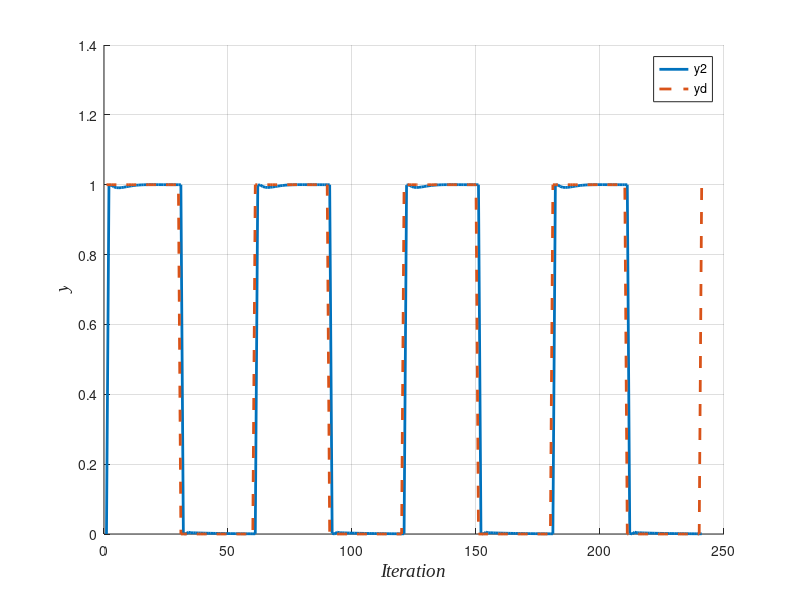

MATLAB code for this plot:
clc;close all;clear all;




a1=0.6;   %  0.3<=a1<=0.9
b1=0.3;   %  0.1<=b1<=0.5 

Kp=-0.05;
Ki=-0.05;
Kd=-0.015;
Kp= [-4.78133072956823];
Ki= [-0.00301713355077937];
Kd= [-0.0762937195375116];
% Kp=-2.187755158849316;
% Ki=10.192119684335022;
% Kd=9.002823918052558;
Kp= -5.1262;
Ki= 0.01301713355077937;
Kd= 1.8332;


Kp=-4.544580771162344;
Ki=-0.471731954092701;
Kd=0.024492725810524;


uu0=zeros(1,30);
uu1=ones(1,30);

yd1=[uu1,uu0 ,uu1,uu0 ,uu1,uu0 ,uu1,uu0];
[~,timemax]=size(yd1);
yd1=[yd1,1];
y1=0;
u1=0;
integral=0;
derivative=0;
previous_error=0;
t=linspace(1,timemax+1,timemax+1);
for k=1:timemax
    
    error(k)=y1(k)-yd1(k);
    integral=integral+error(k);
    derivative = (error(k) - previous_error);
    previous_error = error(k);
    CC(k) = Kp*error(k) + Ki*integral + Kd*derivative;
    
    y1(k+1)=a1*y1(k)+b1*y1(k)^3+0.2*CC(k);
    
%     e2(k)=y1(k)-yd1(k);
%     u1=(   -a1*y1(k)-b1*y1(k)^3+yd1(k+1)-0.9*e2(k)   )*5;
end
    



hold on
grid on
plot(t,y1,'LineWidth',2)
plot(t,yd1,'--','LineWidth',2)
legend('y2','yd');
% title('System 2','fontname','times new roman','Fontangle','italic','FontSize',14);
xlabel('Iteration','fontname','times new roman','Fontangle','italic','FontSize',14);   
ylabel('y','fontname','times new roman','Fontangle','italic','FontSize',14);
hold off

